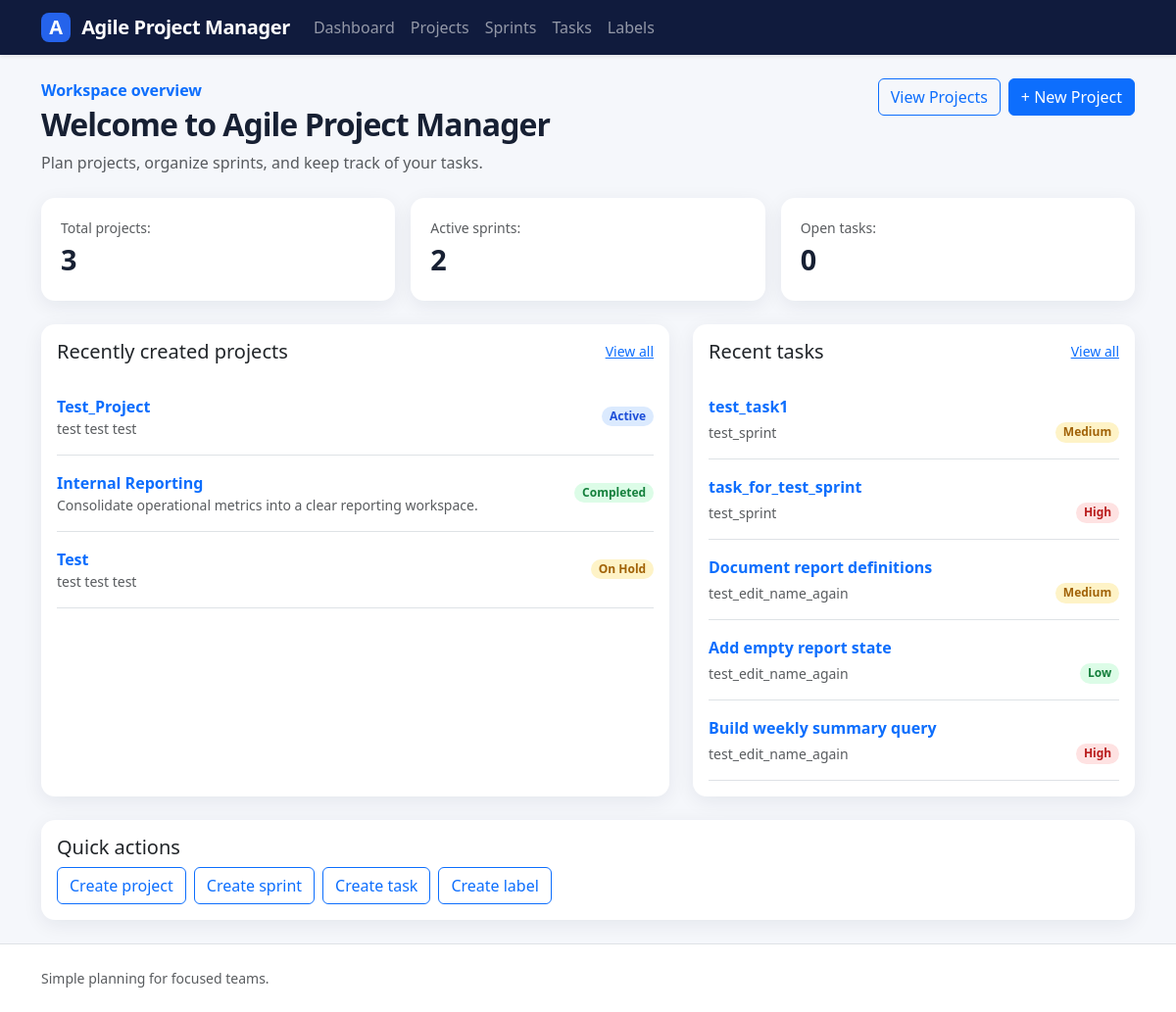
Before: / with the older database file.
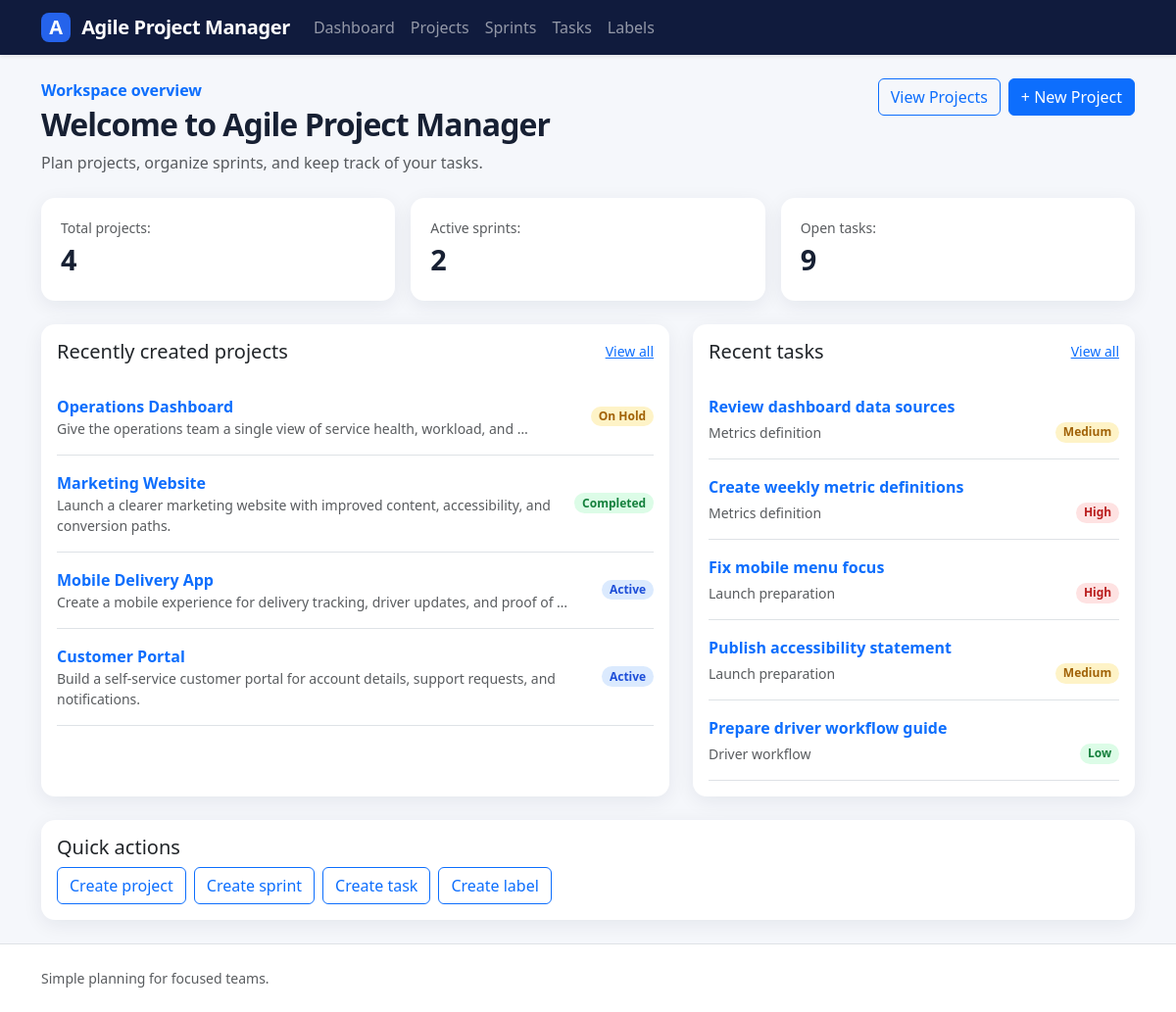
After: the same page with the newer database file.
### projects/models.py (models this page shows, shortened)
class Project(models.Model):
    class StatusChoices(models.TextChoices):
        ACTIVE = 'active', 'Active'
        COMPLETED = 'completed', 'Completed'
        ON_HOLD = 'on_hold', 'On Hold'
    name = models.CharField(
        max_length=100,
        validators=[MinLengthValidator(2)],
    )
    description = models.TextField(max_length=500, blank=True, null=True)
    start_date = models.DateField()
    end_date = models.DateField()
    status = models.CharField(choices=StatusChoices.choices, max_length=10)
    created_at = models.DateTimeField(auto_now_add=True)

### tasks/models.py (models this page shows)
class Task(models.Model):
    class PriorityChoices(models.TextChoices):
        LOW = 'LOW'
        MEDIUM = 'MEDIUM'
        HIGH = 'HIGH'
    sprint = models.ForeignKey(Sprint, on_delete=models.CASCADE)
    title = models.CharField(
        max_length=100,
        validators=[MinLengthValidator(3)],
    )
    description = models.TextField(max_length=500)
    priority = models.CharField(choices=PriorityChoices.choices, max_length=10)
    status = models.CharField(choices=Sprint.StatusChoices.choices, max_length=10)
    created_at = models.DateTimeField(auto_now_add=True)
    updated_at = models.DateTimeField(auto_now=True)
    labels = models.ManyToManyField(Label)

### sprints/models.py (models this page shows, shortened)
class Sprint(models.Model):
    class StatusChoices(models.TextChoices):
        PLANNED = 'planned', 'Planned'
        ACTIVE = 'active', 'Active'
        COMPLETED = 'completed', 'Completed'
    project = models.ForeignKey(Project, on_delete=models.CASCADE)
    name = models.CharField(
        max_length=100,
        validators=[MinLengthValidator(4)],
    )
    goal = models.CharField(max_length=100)
    start_date = models.DateField()
    end_date = models.DateField()
    status = models.CharField(choices=StatusChoices.choices, max_length=10)

### agile_project_manager/views.py (the view)
# urls.py: path('', DashboardView.as_view(), name='dashboard'),
class DashboardView(TemplateView):
    template_name = 'dashboard.html'
    context_object_name = 'dashboard'
    def get_context_data(self, **kwargs):
        context = super().get_context_data(**kwargs)
        context["recent_tasks"] = (Task.objects.select_related("sprint").order_by("-created_at")[:5])
        context["total_projects"] = Project.objects.count()
        context["active_sprints"] = Sprint.objects.filter(status=Sprint.StatusChoices.ACTIVE).count()
        context["open_tasks"] = Task.objects.exclude(status=Sprint.StatusChoices.COMPLETED).count()
        context["recent_projects"] = Project.objects.order_by("-created_at")[:5]
        return context

### templates/dashboard.html
{% extends "base.html" %}
{% block content %}
    <div class="page-header">
        <div>
            <p class="text-primary fw-semibold mb-1">
                Workspace overview
            </p>
            <h1 class="h2 mb-2">
                Welcome to Agile Project Manager
            </h1>
            <p class="text-muted mb-0">
                Plan projects, organize sprints, and keep track of your tasks.
            </p>
        </div>
        <div class="d-flex flex-wrap gap-2">
            <a class="btn btn-outline-primary" href="{% url 'projects:list' %}">
                View Projects
            </a>
            <a class="btn btn-primary" href="{% url 'projects:create' %}">
                + New Project
            </a>
        </div>
    </div>
    <div class="row g-3 mb-4">
        <div class="col-md-4">
            <div class="stat-card d-flex justify-content-between align-items-center">
                <div>
                    <div class="text-muted small">
                        Total projects:
                    </div>
                    <div class="stat-value">
                        {{ total_projects }}
                    </div>
                </div>
            </div>
        </div>
        <div class="col-md-4">
            <div class="stat-card d-flex justify-content-between align-items-center">
                <div>
                    <div class="text-muted small">
                        Active sprints:
                    </div>
                    <div class="stat-value">
                        {{ active_sprints }}
                    </div>
                </div>
            </div>
        </div>
        <div class="col-md-4">
            <div class="stat-card d-flex justify-content-between align-items-center">
                <div>
                    <div class="text-muted small">
                        Open tasks:
                    </div>
                    <div class="stat-value">
                        {{ open_tasks }}
                    </div>
                </div>
            </div>
        </div>
    </div>
    <div class="row g-4">
        <div class="col-lg-7">
            <div class="card h-100">
                <div class="card-body">
                    <div class="d-flex justify-content-between align-items-center mb-3">
                        <h2 class="h5 mb-0">
                            Recently created projects
                        </h2>
                        <a href="{% url 'projects:list' %}" class="small">
                            View all
                        </a>
                    </div>
                    {% for project in recent_projects %}
                        <div class="d-flex justify-content-between align-items-center py-3 border-bottom">
                            <div>
                                <a class="fw-semibold text-decoration-none" href="{% url 'projects:detail' project.pk %}">
                                    {{ project.name|title }}
                                </a>
                                <div class="text-muted small">
                                    {{ project.description|truncatewords:12 }}
                                </div>
                            </div>
                            <span class="badge rounded-pill badge-status-{{ project.status }}">
                                {{ project.get_status_display|default:project.status|title }}
                            </span>
                        </div>
                    {% empty %}
                        {% include "partials/_empty_state.html" with title="No projects yet" message="Create a project to see it here." action_url=project_create_url action_text="Create project" %}
                    {% endfor %}
                </div>
            </div>
        </div>
        <div class="col-lg-5">
            <div class="card h-100">
                <div class="card-body">
                    <div class="d-flex justify-content-between align-items-center mb-3">
                        <h2 class="h5 mb-0">
                            Recent tasks
                        </h2>
                        <a href="{% url 'tasks:list' %}" class="small">
                            View all
                        </a>
                    </div>
                    {% for task in recent_tasks %}
                        <div class="py-3 border-bottom">
                            <a class="fw-semibold text-decoration-none" href="{% url 'tasks:detail' task.pk %}">
                                {{ task.title }}
                            </a>
                            <div class="d-flex justify-content-between mt-1">
                                <span class="text-muted small">
                                    {{ task.sprint.name|default:"Unassigned sprint" }}
                                </span>
                                <span class="badge rounded-pill priority-{{ task.priority|lower }}">
                                    {{ task.get_priority_display|default:task.priority|title }}
                                </span>
                            </div>
                        </div>
                    {% empty %}
                        <p class="text-muted py-4 mb-0">
                            No tasks have been created yet.
                        </p>
                    {% endfor %}
                </div>
            </div>
        </div>
    </div>
    <div class="card mt-4">
        <div class="card-body">
            <h2 class="h5">
                Quick actions
            </h2>
            <div class="d-flex flex-wrap gap-2">
                <a class="btn btn-outline-primary" href="{% url 'projects:create' %}">
                    Create project
                </a>
                <a class="btn btn-outline-primary" href="{% url 'sprints:create' %}">
                    Create sprint
                </a>
                <a class="btn btn-outline-primary" href="{% url 'tasks:create' %}">
                    Create task
                </a>
                <a class="btn btn-outline-primary" href="{% url 'tasks:label_create' %}">
                    Create label
                </a>
            </div>
        </div>
    </div>
{% endblock %}

### templates/base.html (shortened to what this page needs)
{% load static %}
<!doctype html>
<html lang="en">
    <head>
        <link href="https://cdn.jsdelivr.net/npm/bootstrap@5.3.3/dist/css/bootstrap.min.css" rel="stylesheet">
        <link rel="stylesheet" href="{% static 'css/style.css' %}">
    </head>
    <body>
        {% include "partials/_navbar.html" %}
        <main class="container py-4">
            {% block content %}
            {% endblock %}
        </main>
        {% include "partials/_footer.html" %}
    </body>
</html>

### templates/partials/_navbar.html (shortened to what this page needs)
<nav class="navbar navbar-expand-lg navbar-dark bg-navy shadow-sm">
    <div class="container">
        <a class="navbar-brand fw-bold" href="{% url 'dashboard' %}">
            <span class="brand-mark">
                A
            </span>
            Agile Project Manager
        </a>
        <div class="collapse navbar-collapse" id="mainNavigation">
            <ul class="navbar-nav me-auto mb-2 mb-lg-0">
                <li class="nav-item">
                    <a class="nav-link" href="{% url 'dashboard' %}">
                        Dashboard
                    </a>
                </li>
                <li class="nav-item">
                    <a class="nav-link" href="{% url 'projects:list' %}">
                        Projects
                    </a>
                </li>
                <li class="nav-item">
                    <a class="nav-link" href="{% url 'sprints:list' %}">
                        Sprints
                    </a>
                </li>
                <li class="nav-item">
                    <a class="nav-link" href="{% url 'tasks:list' %}">
                        Tasks
                    </a>
                </li>
                <li class="nav-item">
                    <a class="nav-link" href="{% url 'tasks:label_list' %}">
                        Labels
                    </a>
                </li>
            </ul>
        </div>
    </div>
</nav>

### templates/partials/_footer.html
<footer class="border-top bg-white mt-auto">
    <div class="container py-4 d-flex flex-column flex-md-row justify-content-between gap-2 text-muted
            small">
        <span>
            Simple planning for focused teams.
        </span>
    </div>
</footer>

### static/css/style.css (style rules this page uses)
:root { --navy: #101b3d; --navy-light: #1b2b58; --blue: #2563eb; --page-bg: #f5f7fb; --ink: #172033; }
body { background: var(--page-bg); color: var(--ink); min-height: 100vh; display: flex; flex-direction: column; }
main { flex: 1; }
.bg-navy { background: var(--navy); }
.navbar-brand { letter-spacing: -.02em; }
.brand-mark { display: inline-flex; align-items: center; justify-content: center; width: 30px; height: 30px; margin-right: .4rem; border-radius: 8px; background: var(--blue); }
.page-header { display: flex; align-items: flex-start; justify-content: space-between; gap: 1rem; margin-bottom: 1.5rem; }
.page-header h1 { font-weight: 700; letter-spacing: -.03em; }
.card, .stat-card { border: 0; border-radius: 14px; box-shadow: 0 5px 20px rgba(16, 27, 61, .07); }
.stat-card { background: #fff; padding: 1.25rem; height: 100%; }
.stat-value { font-size: 1.8rem; font-weight: 700; }
.badge-status-active, .badge-status-in_progress { background: #dbeafe; color: #1d4ed8; }
.badge-status-completed, .badge-status-done { background: #dcfce7; color: #15803d; }
.badge-status-on_hold { background: #fef3c7; color: #a16207; }
.priority-high { color: #b91c1c; background: #fee2e2; }
.priority-medium { color: #a16207; background: #fef3c7; }
.priority-low { color: #15803d; background: #dcfce7; }

Changed rows visible on the page:
removed Project: name "Test_Project", description "test test test", status "Active"
removed Project: name "Internal Reporting", description "Consolidate operational metrics into a clear reporting workspace.", status "Completed"
removed Project: name "Test", description "test test test", status "On Hold"
removed Task: title "test_task1", sprint.name "test_sprint", priority "Medium"
removed Task: title "task_for_test_sprint", sprint.name "test_sprint", priority "High"
removed Task: title "Document report definitions", sprint.name "test_edit_name_again", priority "Medium"
removed Task: title "Add empty report state", sprint.name "test_edit_name_again", priority "Low"
removed Task: title "Build weekly summary query", sprint.name "test_edit_name_again", priority "High"
added Project: name "Operations Dashboard", description "Give the operations team a single view of service health, workload, and …", status "On Hold"
added Project: name "Marketing Website", description "Launch a clearer marketing website with improved content, accessibility, and conversion paths.", status "Completed"
added Project: name "Mobile Delivery App", description "Create a mobile experience for delivery tracking, driver updates, and proof of …", status "Active"
added Project: name "Customer Portal", description "Build a self-service customer portal for account details, support requests, and notifications.", status "Active"
added Task: title "Review dashboard data sources", sprint.name "Metrics definition", priority "Medium"
added Task: title "Create weekly metric definitions", sprint.name "Metrics definition", priority "High"
added Task: title "Fix mobile menu focus", sprint.name "Launch preparation", priority "High"
added Task: title "Publish accessibility statement", sprint.name "Launch preparation", priority "Medium"
added Task: title "Prepare driver workflow guide", sprint.name "Driver workflow", priority "Low"
Other visible differences:
{{ total_projects }}: "3" → "4"
{{ open_tasks }}: "0" → "9"
